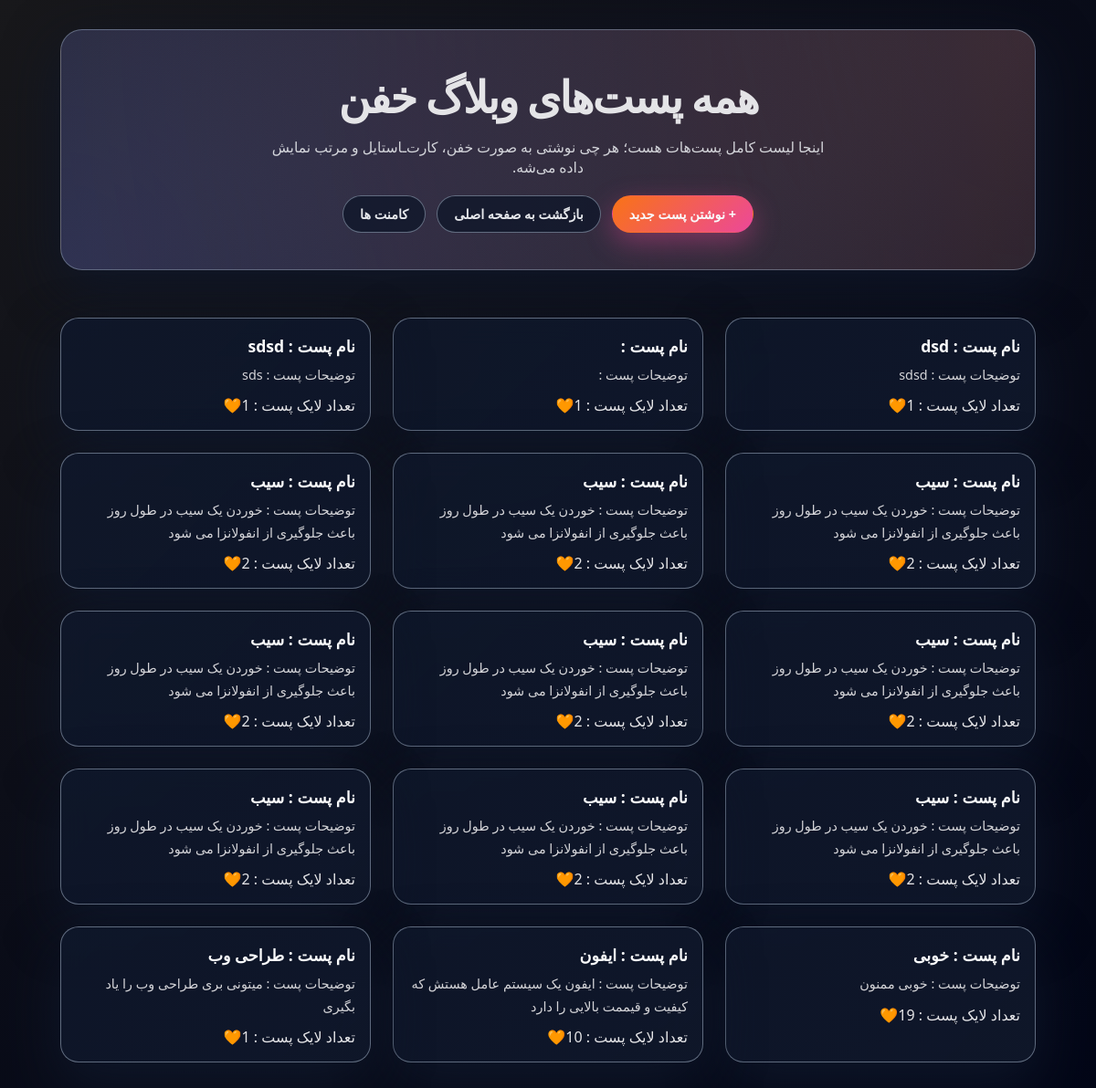
/posts/, run on the app's committed database.
### BlogPost/models.py (models this page shows)
class blogPost(models.Model):
    title = models.CharField(max_length=100)
    desc = models.TextField()
    likes = models.IntegerField(max_length=2)
    Publish = models.DateTimeField(auto_now_add=True)
    Update = models.DateTimeField(auto_now=True)

### BlogPost/views.py (the view)
# urls.py: path('posts/', index, name='posts'),
def index(request):
    posts = blogPost.objects.all()
    context = {
        'posts': posts
    }
    return render(request, "base/index.html", context)

### BlogPost/templates/base/index.html (shortened to what this page needs)
{% load static %}
<!DOCTYPE html>
<html lang="fa">
<head>
    <link rel="stylesheet" href="{% static 'css/style.css' %}">
</head>
<body>
<div class="page-wrapper">
  <header class="site-header hero-section">
    <div class="hero-content">
      <h1 class="site-title">همه پست‌های وبلاگ خفن</h1>
      <p class="site-subtitle">
        اینجا لیست کامل پست‌هات هست؛ هر چی نوشتی به صورت خفن، کارت‌ـاستایل و مرتب نمایش داده می‌شه.
      </p>
      <div class="hero-actions">
        <a href="{% url 'addpost' %}" class="btn btn-primary">+ نوشتن پست جدید</a>
        <a href="{% url 'home' %}" class="btn btn-secondary">بازگشت به صفحه اصلی</a>
        <a href="{% url 'comment' %}" class="btn btn-secondary">کامنت ها </a>
      </div>
    </div>
  </header>
  <main class="content">
    <section id="posts" class="posts-grid">
      {% for post in posts %}
      <article class="post-card glass-card">
        <div class="post-card-header">
          <h2 class="post-title"> نام پست : {{ post.title }}</h2>
        </div>
        <p class="post-description">
          توضیحات پست : {{ post.desc }}
        </p>
        <p>
          تعداد لایک پست : {{ post.likes }}🧡
        </p>
      </article>
      {% empty %}
      <p class="empty-state">هنوز پستی ثبت نشده 😅 اولین نفری باش که یه پست خفن می‌نویسی!</p>
      {% endfor %}
    </section>
  </main>
</div>
</body>
</html>

### BlogPost/static/css/style.css (style rules this page uses)
* { box-sizing: border-box; margin: 0; padding: 0; }
body { font-family: system-ui, -apple-system, BlinkMacSystemFont, "Segoe UI", sans-serif; background: radial-gradient(circle at top left, #18181b, #020617); color: #e4e4e7; min-height: 100vh; direction: rtl; }
a { text-decoration: none; color: inherit; }
.page-wrapper { max-width: 1100px; margin: 0 auto; padding: 32px 16px 64px; }
.site-header { text-align: center; margin-bottom: 32px; }
.hero-section { padding: 40px 24px; border-radius: 24px; background: radial-gradient(circle at top right, rgba(252, 165, 165, 0.2), transparent), radial-gradient(circle at bottom left, rgba(129, 140, 248, 0.25), transparent); border: 1px solid rgba(148, 163, 184, 0.5); box-shadow: 0 20px 60px rgba(15, 23, 42, 0.9); }
.hero-content { max-width: 620px; margin: 0 auto; }
.site-title { font-size: clamp(2.4rem, 4vw, 3rem); font-weight: 800; letter-spacing: -0.04em; margin-bottom: 12px; }
.site-subtitle { font-size: 0.98rem; color: #e5e7eb; opacity: 0.9; margin-bottom: 20px; }
.hero-actions { display: flex; justify-content: center; gap: 12px; flex-wrap: wrap; }
.btn { display: inline-flex; align-items: center; justify-content: center; padding: 10px 18px; border-radius: 999px; font-size: 0.9rem; font-weight: 600; cursor: pointer; border: 1px solid transparent; transition: all 0.18s ease-out; white-space: nowrap; }
.btn-primary { background: linear-gradient(135deg, #f97316, #ec4899); color: #f9fafb; box-shadow: 0 10px 30px rgba(236, 72, 153, 0.4); }
.btn-secondary { background: rgba(15, 23, 42, 0.8); color: #e5e7eb; border-color: rgba(148, 163, 184, 0.6); }
.glass-card { background: linear-gradient(135deg, rgba(15, 23, 42, 0.92), rgba(15, 23, 42, 0.97)); border-radius: 20px; border: 1px solid rgba(148, 163, 184, 0.6); box-shadow: 0 24px 60px rgba(15, 23, 42, 0.95); backdrop-filter: blur(18px); }
.content { margin-top: 32px; }
.posts-grid { display: grid; grid-template-columns: repeat(4, 1fr); gap: 24px; padding: 20px 0; }
@media (max-width: 1200px) { .posts-grid { grid-template-columns: repeat(3, 1fr); } }
.post-card { padding: 18px 16px 16px; position: relative; transition: transform 0.3s ease, box-shadow 0.3s ease; width: 100%; }
.post-card-header { display: flex; justify-content: space-between; align-items: flex-start; margin-bottom: 8px; }
.post-title { font-size: 1.1rem; font-weight: 700; color: #f9fafb; }
.post-description { font-size: 0.9rem; color: #d4d4d8; line-height: 1.7; margin-top: 2px; margin-bottom: 10px; }

### data on the page
blogPost: title "dsd", desc "sdsd", likes "1"
blogPost: likes "1"
blogPost: title "sdsd", desc "sds", likes "1"
blogPost: title "سیب", desc "خوردن یک سیب در طول روز باعث جلوگیری از انفولانزا می شود", likes "2"
blogPost: title "سیب", desc "خوردن یک سیب در طول روز باعث جلوگیری از انفولانزا می شود", likes "2"
blogPost: title "سیب", desc "خوردن یک سیب در طول روز باعث جلوگیری از انفولانزا می شود", likes "2"
blogPost: title "سیب", desc "خوردن یک سیب در طول روز باعث جلوگیری از انفولانزا می شود", likes "2"
blogPost: title "سیب", desc "خوردن یک سیب در طول روز باعث جلوگیری از انفولانزا می شود", likes "2"
blogPost: title "سیب", desc "خوردن یک سیب در طول روز باعث جلوگیری از انفولانزا می شود", likes "2"
blogPost: title "سیب", desc "خوردن یک سیب در طول روز باعث جلوگیری از انفولانزا می شود", likes "2"
blogPost: title "سیب", desc "خوردن یک سیب در طول روز باعث جلوگیری از انفولانزا می شود", likes "2"
blogPost: title "سیب", desc "خوردن یک سیب در طول روز باعث جلوگیری از انفولانزا می شود", likes "2"
blogPost: title "خوبی", desc "خوبی ممنون", likes "19"
blogPost: title "ایفون", desc "ایفون یک سیستم عامل هستش که کیفیت و قیممت بالایی را دارد", likes "10"
blogPost: title "طراحی وب", desc "میتونی بری طراحی وب را یاد بگیری", likes "1"
